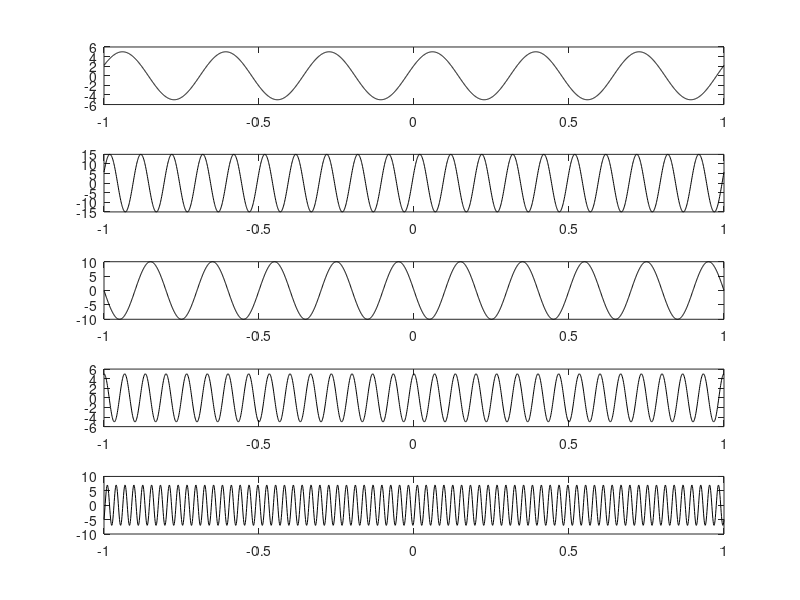
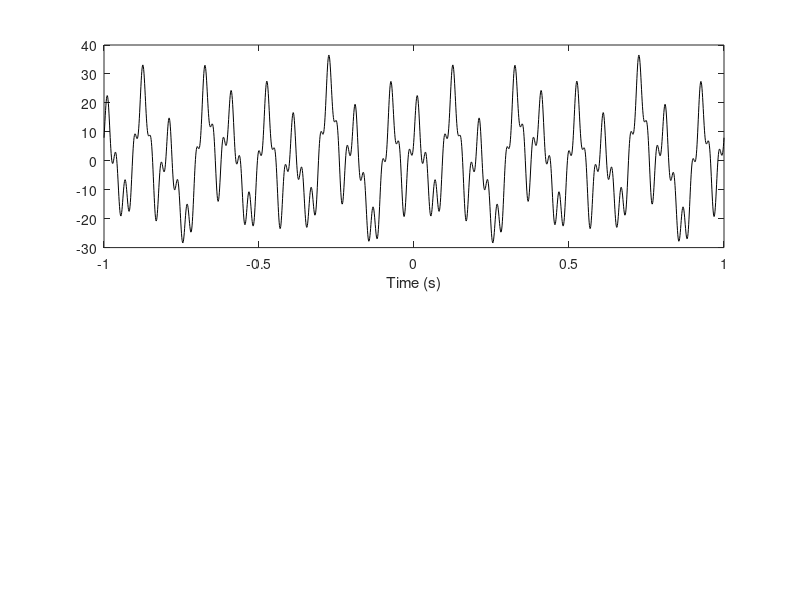

The MATLAB script that drew these images, in order:
% Sine waves and their parameters

% sample rate
srate = 1000;

% list some frequences
frex = [3 10 5 15 35];

% some amplitudes
amplit = [5 15 10 5 7];

% phrase
phrases = [pi/7 pi/8 pi pi/2 -pi/4];

% define time
time = -1:1/srate:1;

% Loop through frequencies and create sine waves
sine_waves = zeros(length(frex), length(time));
for fi=1:length(frex)
    sine_waves(fi,:) = amplit(fi) * sin(2*pi*time*frex(fi) + phrases(fi));
end

% plot
figure(1), clf
for sinei=1:length(amplit)
    subplot(length(amplit),1,sinei)
    plot(time,sine_waves(sinei,:),'k')
end

figure(2), clf
subplot(211)
plot(time,sum(sine_waves,1),'k')
xlabel('Time (s)')
